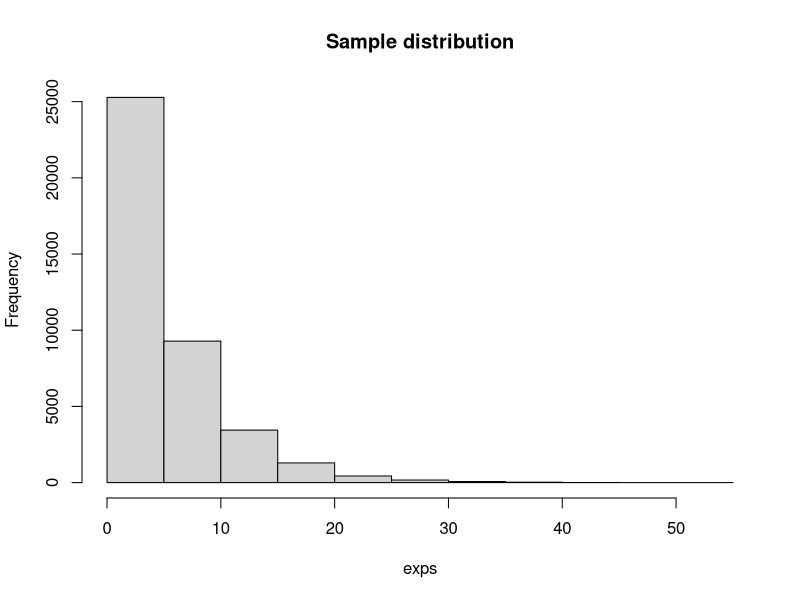
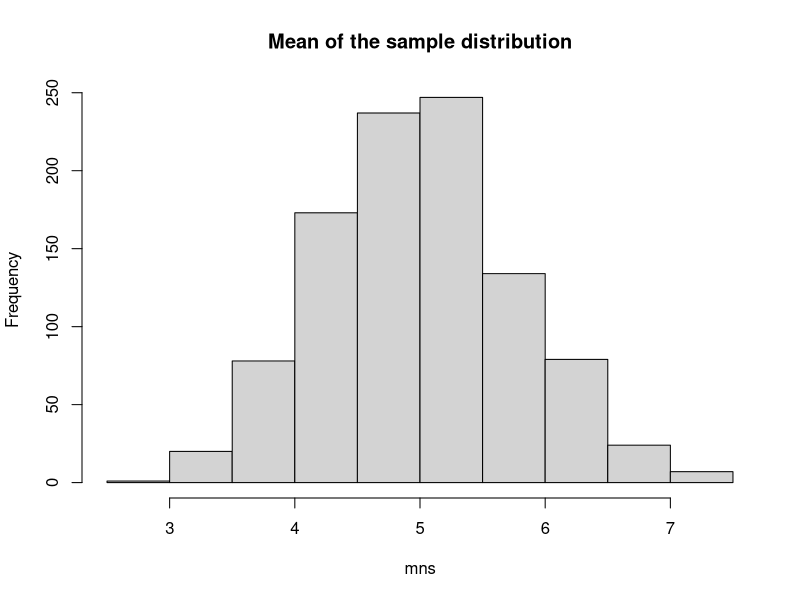

Reproduce these figures in R, in order.
## ---- chunk 1
knitr::opts_chunk$set(echo = TRUE)
## ---- chunk 2
exps = NULL
n = 40
runs = 1000
lambda = 0.2
for (i in 1 : runs) exps = c(exps, rexp(n, lambda))
exps = matrix(exps, runs, n)
mns = apply(exps, 1, mean)
vars = apply(exps, 1, var)
## ---- chunk 3
hist(exps, main="Sample distribution")
## ---- chunk 4
hist(mns, main="Mean of the sample distribution")
## ---- chunk 5
mean(mns)
## ---- chunk 6
var(mns)
## ---- chunk 7
t.test(mns)$conf.int
